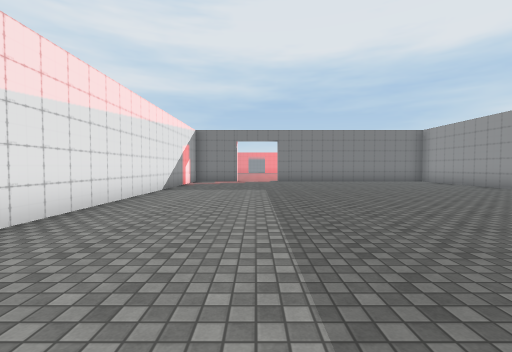
View 1 (above)

17 first-person views from a walk through a scene from a Unity 3-D project. The camera is 1.4 m above the floor, tilts 2° down and sees 90° across. Doors are open. The floor is counted in squares, 2 m on a side. Each view is taken from the middle of a square. On the plan, view 1 faces up. The plan holds only what a view shows up to about 9 squares ahead; the rest is blank. The place goes on beyond the plan. The player character is not drawn. Some surface patterns are stand-ins.

View 2
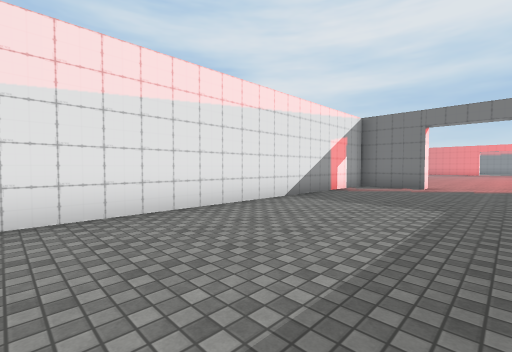

View 3
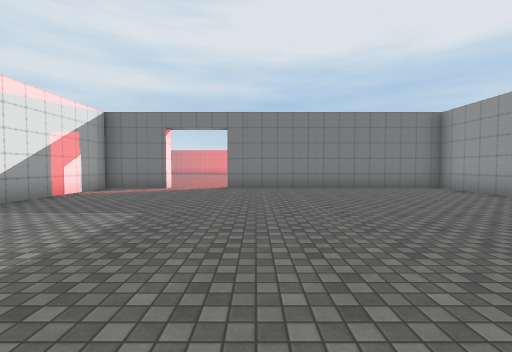

View 4
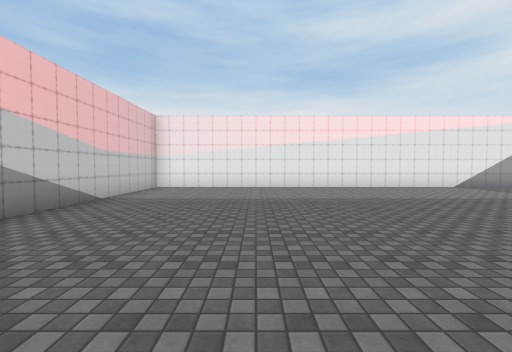

View 5
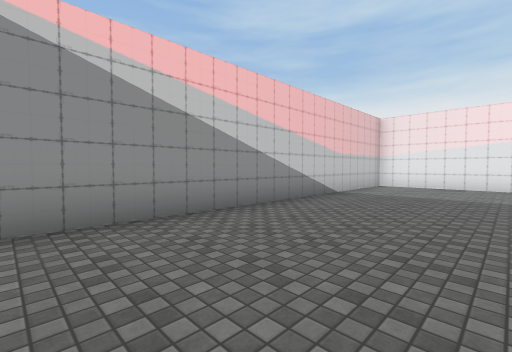

View 6
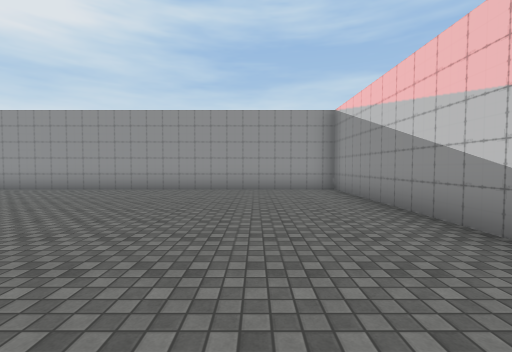

View 7
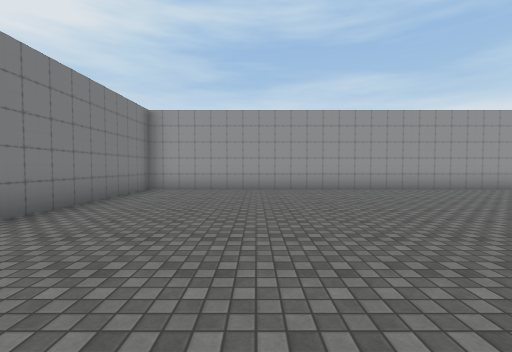

View 8
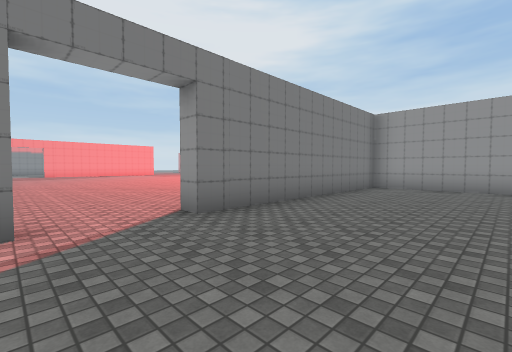

View 9
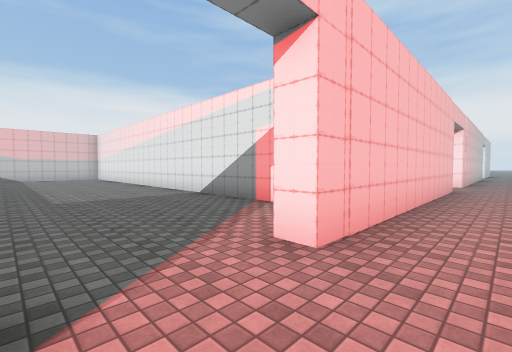

View 10
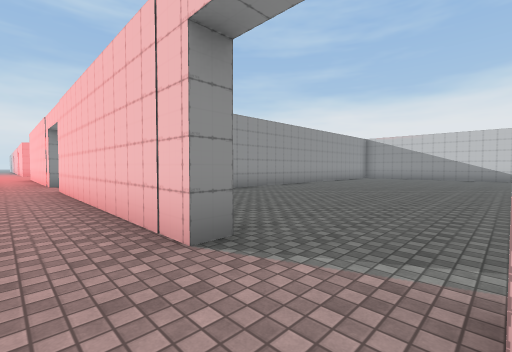

View 11
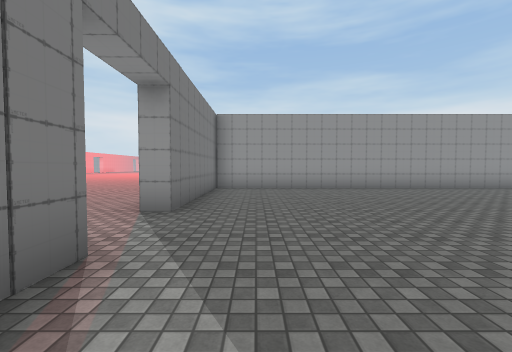

View 12
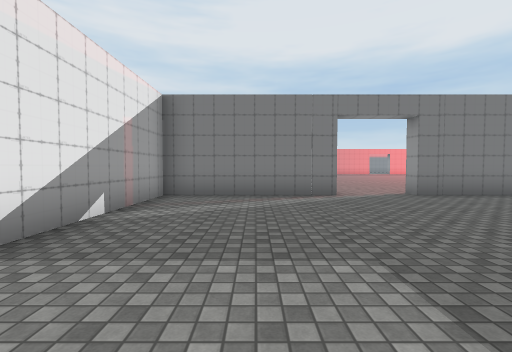

View 13
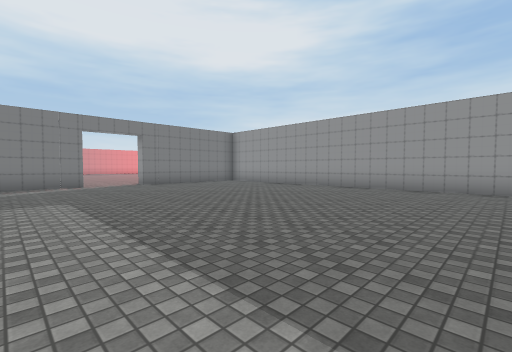

View 14
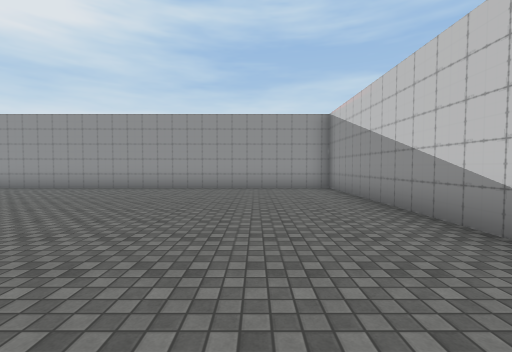

View 15
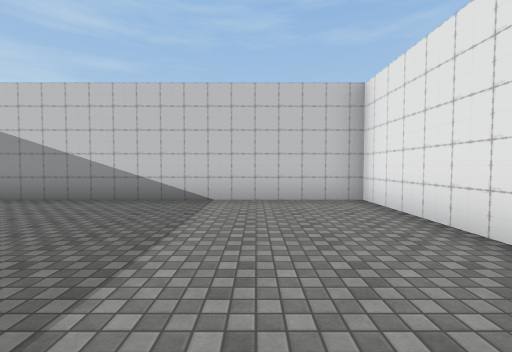

View 16
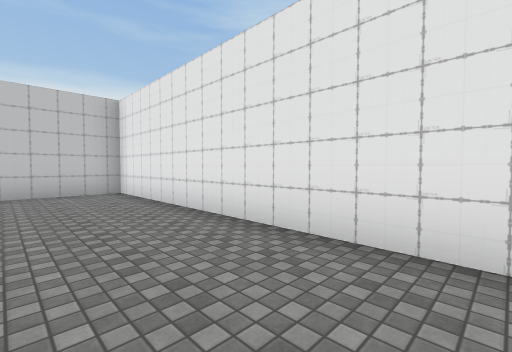

View 17
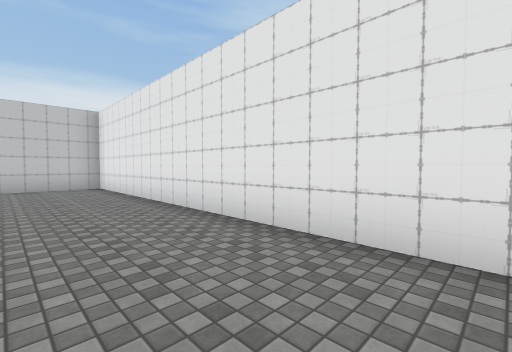

### Floor plan
Points are (right, up) in squares from view 1. A wall is a line through its corners. A room is listed if a view was taken in it or the views show most of it. See-through windows are left out.
Room 1 (views 1, 2, 3, 4, 5, 6, 7, 8)
walls: (-0.9, 12.8) (-0.9, 12.3) (-2.9, 12.3) (-2.9, -2.5) (8, -2.5) (8, 12.3) (1.1, 12.3)
ways out: open door at (0.2, 12.6) to room 2
Room 2 (views 9, 10)
walls: (-8, 12.8) (-0.9, 12.8); (-10.5, 12.8) (-10, 12.8)
ways out: open door at (0.2, 12.6) to room 1; open door at (-9.2, 12.6) to room 3
Room 3 (views 11, 12, 13, 14, 15, 16, 17)
walls: (-9.9, 12.3) (-14.3, 12.3) (-14.3, -2.5) (-3.4, -2.5) (-3.4, 12.3) (-8, 12.3) (-8, 12.8)
ways out: open door at (-9.2, 12.6) to room 2

Positions as (right, up) in squares from view 1, and headings:
1: (0, 0), facing up
2: (1, 3), facing up-left
3: (2, 4), facing up
4: (6, 1), facing left
5: (7, 1), facing down-left
6: (0, 0), facing right
7: (0, 9), facing right
8: (-1, 9), facing up-right
9: (1, 14), facing down-left
10: (-10, 14), facing down-right
11: (-12, 11), facing right
12: (-12, 6), facing up
13: (-12, 2), facing up-right
14: (-12, 0), facing right
15: (-12, 3), facing down
16: (-12, 5), facing down-left
17: (-12, 7), facing down-left
